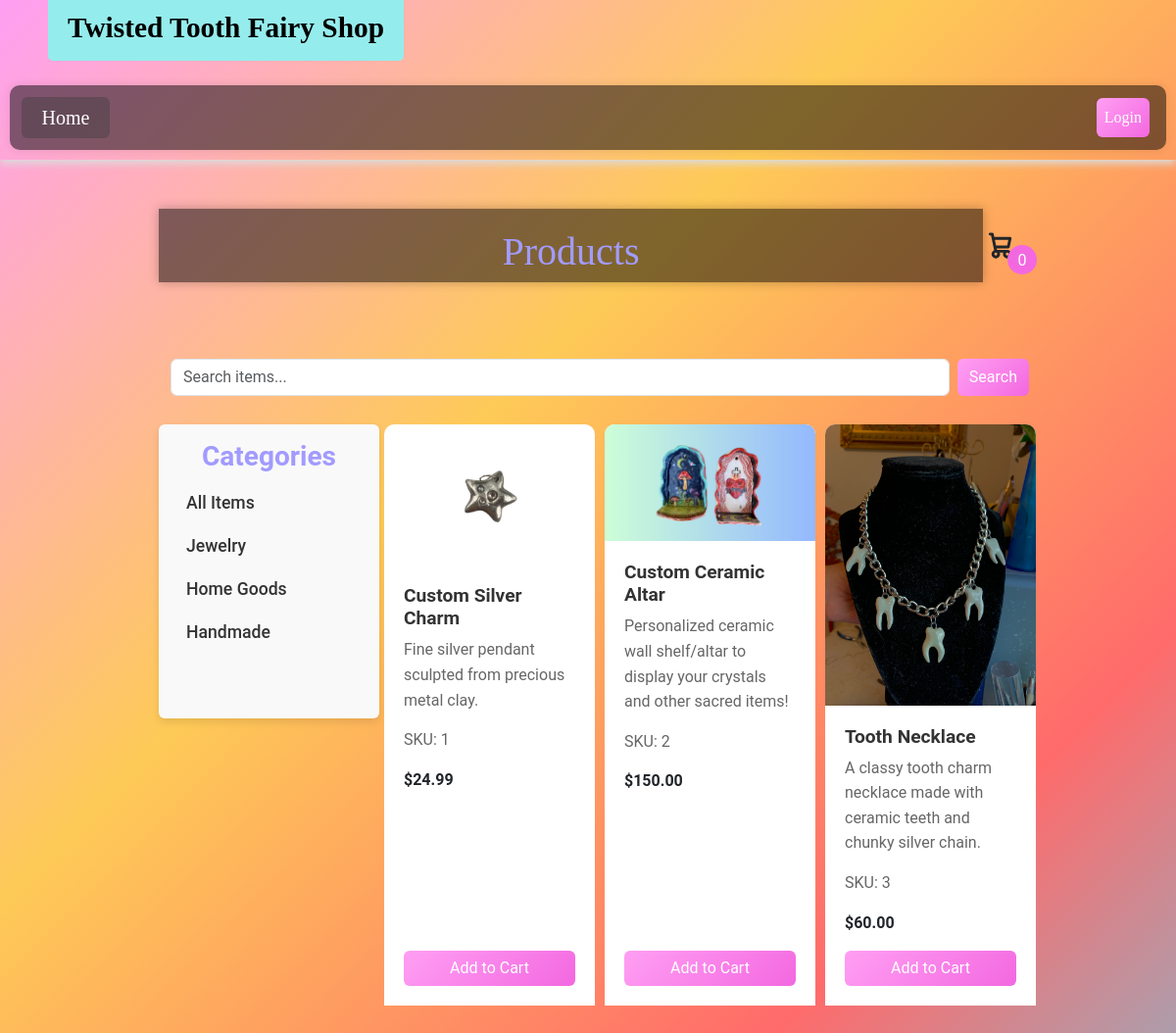
/store/store_page/, run on the app's committed database.
### store/models.py (models this page shows, shortened)
class Item(models.Model):
    title = models.CharField(max_length=200)
    description = models.TextField()
    price = models.FloatField()
    created_date = models.DateTimeField(default=timezone.now)
    published_date = models.DateTimeField(blank=True, null=True)
    image = models.ImageField(upload_to='items/', blank=True)
    stock = models.PositiveIntegerField(default=0)
    category = models.CharField(max_length=100, blank=True, null=True)

### store/views.py (the view)
# urls.py: path('store/store_page/', views.store_page, name='store_page'),  # for store page
def store_page(request):
    query = request.GET.get('q')
    if query:
        items = Item.objects.filter(title__icontains=query)
    else:
        items = Item.objects.all()
    return render(request, 'store/store_page.html', {'items': items})

### store/templates/store/store_page.html (shortened to what this page needs)
{% extends 'store/base.html' %}
{% load static %}
{% block content %}
<body class="">
    <header>
        <div class="storename-contain">
            <h1 class="mb-4">Products</h1>
        </div>
        <div class="icon-cart">
                <span>0</span>
        </div>
    </header>
    <div class="container my-5 content-wrapper">
        <form method="GET" action="{% url 'store_page' %}" class="mb-4 d-flex" role="search">
            <input type="text" name="q" class="form-control me-2" placeholder="Search items..." value="{{ request.GET.q }}">
            <button class="btn btn-primary" type="submit">Search</button>
        </form>
        <div class="row">
            <div class="col-md-3 sidebar rounded p-3">
                <h3 class="text-center">Categories</h3>
                <ul class="list-unstyled">
                    <li><a href="{% url 'store_page' %}">All Items</a></li>
                    <li><a href="{% url 'store_page' %}?category=Jewelry">Jewelry</a></li>
                    <li><a href="{% url 'store_page' %}?category=Home Goods">Home Goods</a></li>
                    <li><a href="{% url 'store_page' %}?category=Handmade">Handmade</a></li>
                </ul>
            </div>
            <div class="col-md-9 store-area">
                <div class="row">
                    {% for item in items %}
                    <div class="col-md-4 mb-4">
                        <div class="card h-100 position-relative">
                            {% if item.image %}
                                <img src="{{ item.image.url }}" class="card-img-top" alt="">
                            {% else %}
                                <img src="{% static 'images/default_image_path.jpg' %}" class="card-img-top" alt="">
                            {% endif %}
                            <div class="card-body d-flex flex-column">
                                <h5 class="card-title">{{ item.title }}</h5>
                                <p class="card-text">{{ item.description }}</p>
                                <p class="card-text">SKU: {{ item.id }}</p>
                                <p><strong>${{ item.price|floatformat:2 }}</strong></p>
                                <button class="btn btn-primary mt-auto" value="{{ item.id }}" id="add-cart">Add to Cart</button>
                            </div>
                        </div>
                    </div>
                    {% empty %}
                        <div class="col-12">
                            <div class="alert alert-info text-center" role="alert">
                                No items available at the moment.
                            </div>
                        </div>
                    {% endfor %}
                </div>
            </div>
        </div>
    </div>
</body>
{% endblock %}

### store/templates/store/base.html (shortened to what this page needs)
{% load static %}
<!DOCTYPE html>
<html>
<head>
    <link href="https://cdn.jsdelivr.net/npm/bootstrap@5.3.3/dist/css/bootstrap.min.css" rel="stylesheet">
    <link rel="stylesheet" href="{% static 'css/store.css' %}">
    <link rel="stylesheet" href="https://cdn.jsdelivr.net/npm/bootstrap-icons@1.9.1/font/bootstrap-icons.css">
</head>
<body>
    <header class="page-header">
        <div class="container">
            <a href="/" class="header-title">Twisted Tooth Fairy Shop</a>
        </div>
        <div class="wrapperB mt-0">
          <nav class="navbar navbar-expand-lg">
              <div class="container-fluid">
                <a class="navbar-brand btn" href="/store/home">Home</a>
                <div class="collapse navbar-collapse" id="navbarNav">
                  <ul class="navbar-nav ms-auto">
                    {% if user.is_authenticated %}
                      <li class="nav-item">
                      </li>
                      <li class="nav-item">
                        <a class="nav-link btn btn-danger" href="/store/store_page">Products</a>
                      </li>
                      <li class="nav-item dropdown">
                        <a class="nav-link dropdown-toggle btn btn-danger" href="#" id="userDropdown" role="button" data-bs-toggle="dropdown" aria-expanded="false">
                          Account
                        </a>
                        <ul class="dropdown-menu dropdown-menu-end" aria-labelledby="userDropdown">
                          <li><a class="dropdown-item" href="/store/account_info">Profile</a></li>
                          <li><a class="dropdown-item" href="/store/orders">Orders</a></li>
                          <li><a class="dropdown-item" href="/store/chatbot">Support</a></li>
                          <li><hr class="dropdown-divider"></li>
                          <li><a class="dropdown-item text-danger" href="/store/logout">Logout</a></li>
                        </ul>
                      </li>
                    {% else %}
                      <li class="nav-item">
                        <a class="nav-link btn btn-primary" href="/store/login">Login</a>
                      </li>
                    {% endif %}
                  </ul>
                </div>
              </div>
          </nav>
        </div>
    </header>
    <main class="container">
        <div class="row">
            <div class="col">
                {% block content %}
                {% endblock %}
            </div>
        </div>
    </main>
</body>
</html>

### store/static/css/store.css (style rules this page uses)
body { font-family: 'Roboto', sans-serif; background: linear-gradient(135deg, #ff9ff3, #feca57, #ff6b6b, #48dbfb, #1dd1a1, #f368e0); background-size: 200% 200%; background-repeat: no-repeat; background-attachment: fixed; animation: rainbowMove 8s ease infinite; margin: 0; line-height: 1.6; }
.page-header { margin-bottom: 20px; box-shadow: 0 4px 8px #000000; padding: 10px; }
.btn-primary, .back-btn { background: linear-gradient(135deg, #ff9ff3, #f368e0); border: none; color: white; transition: transform 0.3s ease; }
.container header { display: flex; align-items: center; justify-content: space-between; padding: 20px 0; }
header .icon-cart { position: relative; cursor: pointer; }
header .icon-cart span { display: flex; width: 30px; height: 30px; background-color: #f368e0; justify-content: center; align-items: center; color: #fff; border-radius: 50%; position: absolute; top: 50%; right: -20px; }

### store/templates/store/base.html (style rules this page uses)
.navbar-nav { margin-left: auto; }
.wrapperB { max-width: 1600px; background-color: rgba(0, 0, 0, 0.5); box-shadow: 0 0 10px rgba(0, 0, 0, 0.1); border-radius: 10px; }
.nav-item { background-color: transparent; }
.nav-link { margin: 5px; font-family: 'Chewy', cursive; color: #fff; background-color: rgba(60, 60, 60, 0.4); transition: background-color 0.3s ease; }
.navbar-brand { font-family: 'Chewy', cursive; color: #fff; background-color: rgba(60, 60, 60, 0.4); transition: background-color 0.3s ease; width: 90px; text-align: center; }
.header-title { display: inline-block; padding: 10px 20px; position: relative; left: -113px; top: -25px; background-color: #95ecec; border-radius: 5px; color: #000; font-family: 'Chewy', cursive; font-size: 22pt; font-weight: bold; text-decoration: none; }
.page-header { background-color: transparent; margin-bottom: 20px; box-shadow: 0 4px 8px #dcdcdc; padding: 10px; }

### store/templates/store/store_page.html (style rules this page uses)
.container { width: 900px; max-width: 90vw; margin: auto; text-align: left; padding-top: 10px; transition: transform .5s; }
.storename-contain { font-family: 'Chewy', cursive; color: #a29bfe; width: 2000px; height: 75px; margin: auto; background-color: rgba(0, 0, 0, 0.5); padding: 20px 80px; box-shadow: 0 0 10px rgba(0, 0, 0, 0.267); text-align: center; border: 95%; }
.sidebar { background-color: #f9f9f9; box-shadow: 0 4px 8px rgba(0, 0, 0, 0.1); height: 300px; margin: 5px auto; text-align: left; }
.sidebar h3 { color: #a29bfe; font-weight: bold; }
.sidebar a { color: #333; font-size: 1.1rem; font-weight: 500; text-decoration: none; padding: 8px 12px; display: block; border-radius: 4px; transition: all 0.3s ease; }
.card { border: none; border-radius: 10px; transition: transform 0.3s ease, box-shadow 0.3s ease; }
.card img { border-top-left-radius: 10px; border-top-right-radius: 10px; }
.card-body { padding: 20px; background-color: #fff; }
.card-title { font-size: 1.2rem; color: #333; font-weight: bold; }
.card-text { font-size: 1rem; color: #666; margin-bottom: 15px; }
.btn-primary { background-color: #ff9ff3; border-color: #ff9ff3; }
.store-area .row { display: flex; flex-wrap: wrap; }
.col-md-4 { padding: 5px; }
header .icon-cart { position: relative; cursor: pointer; }

### data on the page
Item: image (picture), title "Custom Silver Charm", description "Fine silver pendant sculpted from precious metal clay.", id "1", price "24.99"
Item: image (picture), title "Custom Ceramic Altar", description "Personalized ceramic wall shelf/altar to display your crystals and other sacred items!", id "2", price "150.00"
Item: image (picture), title "Tooth Necklace", description "A classy tooth charm necklace made with ceramic teeth and chunky silver chain.", id "3", price "60.00"
